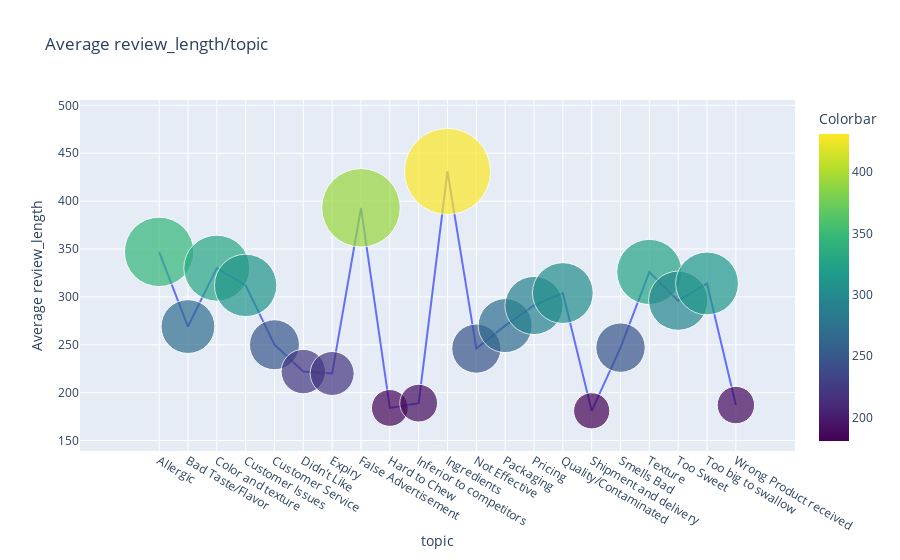

The cell this chart's notebook holds for it:
### Markdown cell above
# Length of Review Text , Review Title

### Code cell
create_aggregrated_plots('review_length','topic',0.2)

### Figure 1 — Plotly figure (JSON) as saved in the notebook; plotly's stock layout.template omitted (floating-point values rounded to 4 significant figures)
{"data": [{"marker": {"color": [347, 269, 330, 312, 250, 222, 220, 393, 184, 189, 431, 246, 270, 291, 304, 181, 247, 326, 296, 314, 187], "colorbar": {"title": {"text": "Colorbar"}}, "colorscale": [[0.0, "#440154"], [0.1111, "#482878"], [0.2222, "#3e4989"], [0.3333, "#31688e"], [0.4444, "#26828e"], [0.5556, "#1f9e89"], [0.6667, "#35b779"], [0.7778, "#6ece58"], [0.8889, "#b5de2b"], [1.0, "#fde725"]], "size": [69.4, 53.8, 66.0, 62.4, 50.0, 44.4, 44.0, 78.6, 36.8, 37.8, 86.2, 49.2, 54.0, 58.2, 60.8, 36.2, 49.4, 65.2, 59.2, 62.8, 37.4]}, "mode": "lines+markers", "type": "scatter", "x": ["Allergic", "Bad Taste/Flavor", "Color and texture", "Customer Issues", "Customer Service", "Didn't Like", "Expiry", "False Advertisement", "Hard to Chew", "Inferior to competitors", "Ingredients", "Not Effective", "Packaging", "Pricing", "Quality/Contaminated", "Shipment and delivery", "Smells Bad", "Texture", "Too Sweet", "Too big to swallow", "Wrong Product received"], "y": [347, 269, 330, 312, 250, 222, 220, 393, 184, 189, 431, 246, 270, 291, 304, 181, 247, 326, 296, 314, 187]}], "layout": {"title": {"text": "Average review_length/topic"}, "xaxis": {"title": {"text": "topic"}}, "yaxis": {"title": {"text": "Average review_length"}}}}
